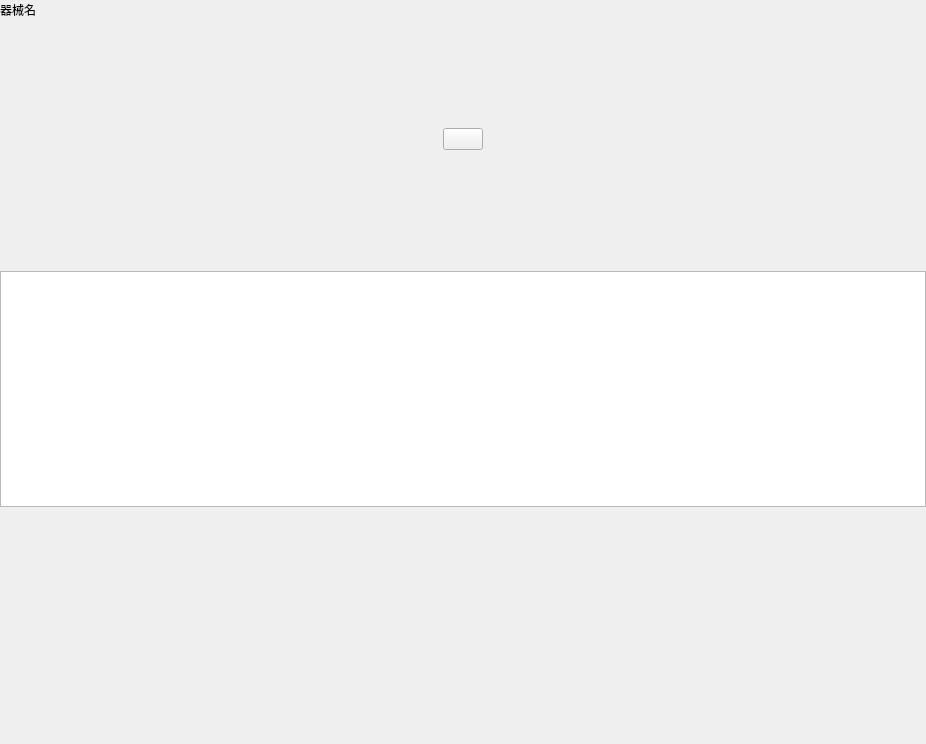
<?xml version="1.0" encoding="UTF-8"?>
<ui version="4.0">
 <class>SYTabPageToolIntro</class>
 <widget class="QWidget" name="SYTabPageToolIntro">
  <property name="windowModality">
   <enum>Qt::NonModal</enum>
  </property>
  <property name="geometry">
   <rect>
    <x>0</x>
    <y>0</y>
    <width>926</width>
    <height>744</height>
   </rect>
  </property>
  <property name="sizePolicy">
   <sizepolicy hsizetype="Preferred" vsizetype="Preferred">
    <horstretch>0</horstretch>
    <verstretch>0</verstretch>
   </sizepolicy>
  </property>
  <property name="minimumSize">
   <size>
    <width>0</width>
    <height>0</height>
   </size>
  </property>
  <property name="maximumSize">
   <size>
    <width>1399999</width>
    <height>1399999</height>
   </size>
  </property>
  <property name="windowTitle">
   <string>SimLaparo</string>
  </property>
  <layout class="QHBoxLayout" name="horizontalLayout_3">
   <property name="spacing">
    <number>0</number>
   </property>
   <property name="leftMargin">
    <number>0</number>
   </property>
   <property name="topMargin">
    <number>0</number>
   </property>
   <property name="rightMargin">
    <number>0</number>
   </property>
   <property name="bottomMargin">
    <number>0</number>
   </property>
   <item>
    <widget class="QFrame" name="bgframe">
     <property name="frameShape">
      <enum>QFrame::NoFrame</enum>
     </property>
     <property name="frameShadow">
      <enum>QFrame::Raised</enum>
     </property>
     <layout class="QVBoxLayout" name="verticalLayout_3">
      <property name="spacing">
       <number>0</number>
      </property>
      <property name="leftMargin">
       <number>0</number>
      </property>
      <property name="topMargin">
       <number>0</number>
      </property>
      <property name="rightMargin">
       <number>0</number>
      </property>
      <property name="bottomMargin">
       <number>0</number>
      </property>
      <item>
       <layout class="QHBoxLayout" name="horizontalLayout">
        <item>
         <widget class="QLabel" name="toolNameLabel">
          <property name="text">
           <string>器械名</string>
          </property>
         </widget>
        </item>
        <item>
         <spacer name="horizontalSpacer">
          <property name="orientation">
           <enum>Qt::Horizontal</enum>
          </property>
          <property name="sizeHint" stdset="0">
           <size>
            <width>40</width>
            <height>20</height>
           </size>
          </property>
         </spacer>
        </item>
       </layout>
      </item>
      <item>
       <widget class="QFrame" name="videoFrame">
        <property name="frameShape">
         <enum>QFrame::NoFrame</enum>
        </property>
        <property name="frameShadow">
         <enum>QFrame::Raised</enum>
        </property>
        <layout class="QVBoxLayout" name="verticalLayout_2">
         <property name="spacing">
          <number>0</number>
         </property>
         <property name="leftMargin">
          <number>0</number>
         </property>
         <property name="topMargin">
          <number>0</number>
         </property>
         <property name="rightMargin">
          <number>0</number>
         </property>
         <property name="bottomMargin">
          <number>0</number>
         </property>
         <item>
          <layout class="QVBoxLayout" name="verticalLayout">
           <item>
            <spacer name="verticalSpacer_2">
             <property name="orientation">
              <enum>Qt::Vertical</enum>
             </property>
             <property name="sizeHint" stdset="0">
              <size>
               <width>20</width>
               <height>40</height>
              </size>
             </property>
            </spacer>
           </item>
           <item>
            <layout class="QHBoxLayout" name="horizontalLayout_2">
             <item>
              <spacer name="horizontalSpacer_3">
               <property name="orientation">
                <enum>Qt::Horizontal</enum>
               </property>
               <property name="sizeHint" stdset="0">
                <size>
                 <width>40</width>
                 <height>20</height>
                </size>
               </property>
              </spacer>
             </item>
             <item>
              <widget class="QPushButton" name="playBtn">
               <property name="text">
                <string/>
               </property>
              </widget>
             </item>
             <item>
              <spacer name="horizontalSpacer_2">
               <property name="orientation">
                <enum>Qt::Horizontal</enum>
               </property>
               <property name="sizeHint" stdset="0">
                <size>
                 <width>40</width>
                 <height>20</height>
                </size>
               </property>
              </spacer>
             </item>
            </layout>
           </item>
           <item>
            <spacer name="verticalSpacer">
             <property name="orientation">
              <enum>Qt::Vertical</enum>
             </property>
             <property name="sizeHint" stdset="0">
              <size>
               <width>20</width>
               <height>40</height>
              </size>
             </property>
            </spacer>
           </item>
          </layout>
         </item>
        </layout>
       </widget>
      </item>
      <item>
       <widget class="QLabel" name="horizontalLine">
        <property name="text">
         <string/>
        </property>
       </widget>
      </item>
      <item>
       <widget class="QTextBrowser" name="textBrowser"/>
      </item>
      <item>
       <spacer name="verticalSpacer_5">
        <property name="orientation">
         <enum>Qt::Vertical</enum>
        </property>
        <property name="sizeHint" stdset="0">
         <size>
          <width>20</width>
          <height>40</height>
         </size>
        </property>
       </spacer>
      </item>
     </layout>
    </widget>
   </item>
  </layout>
 </widget>
 <resources/>
 <connections/>
</ui>
